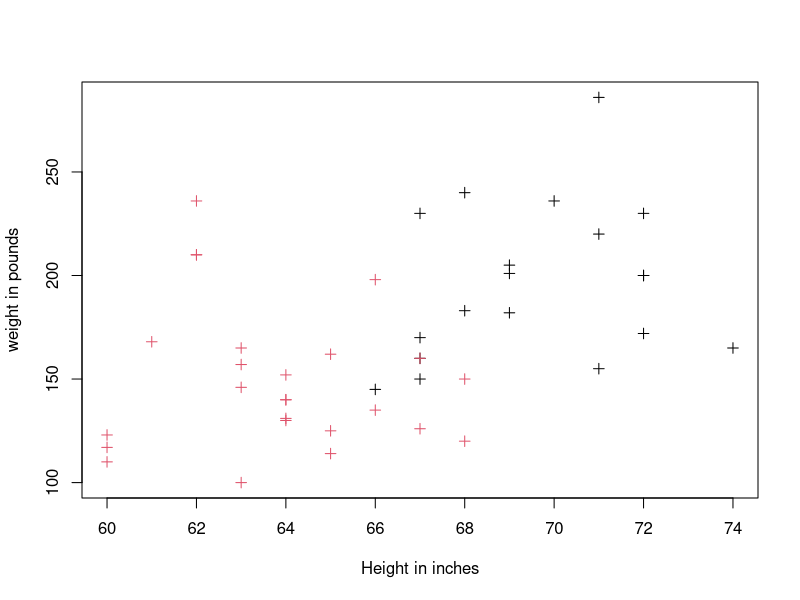
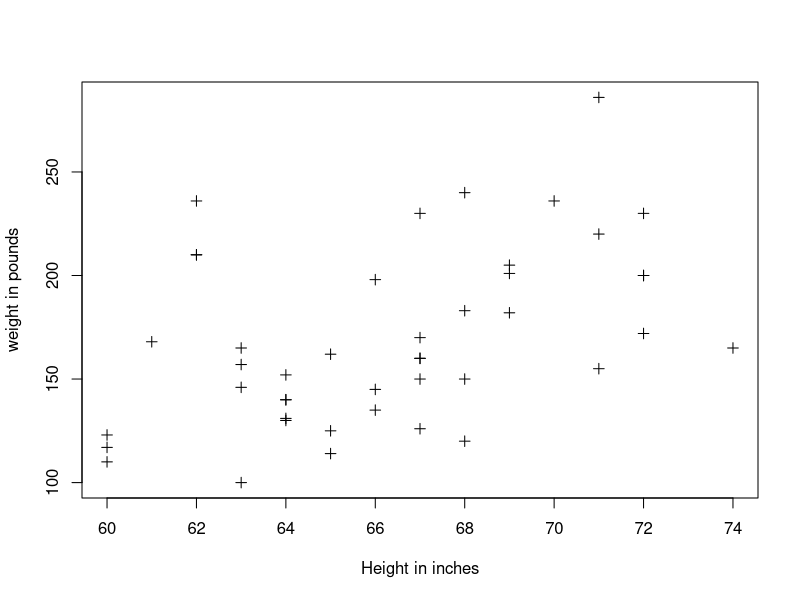
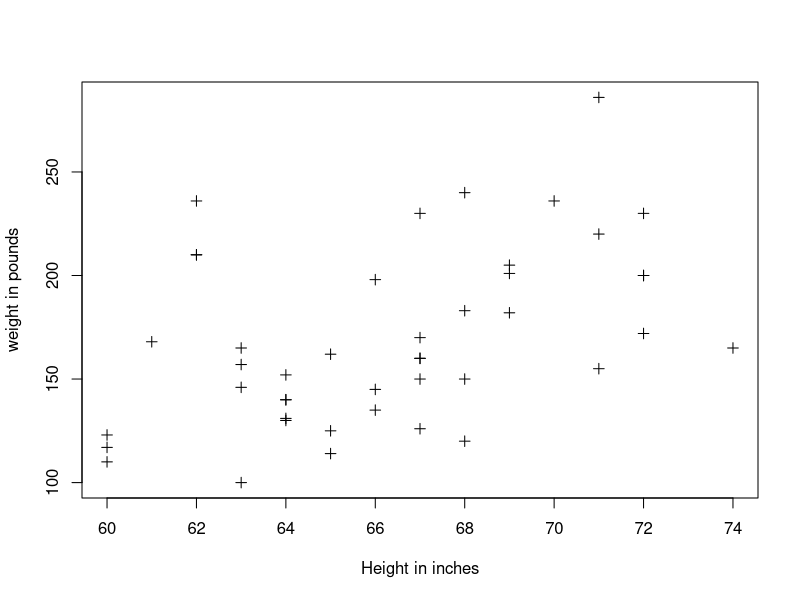
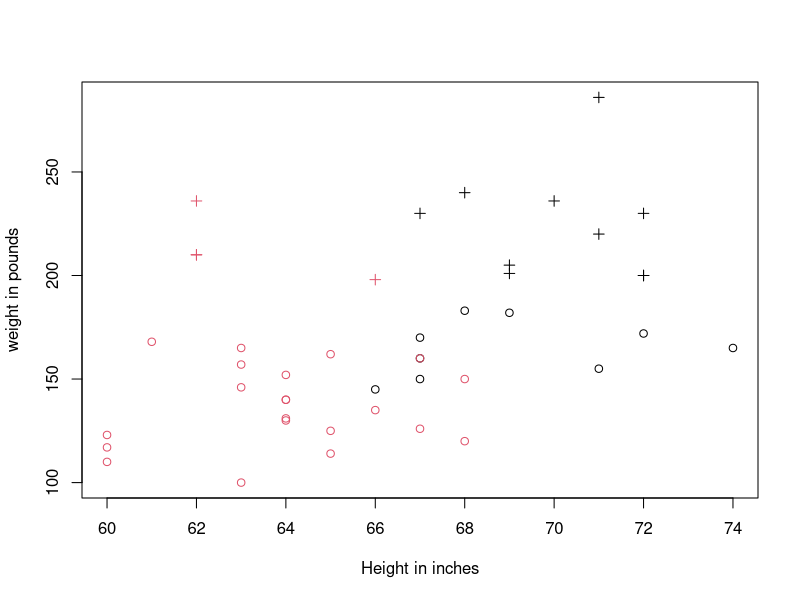
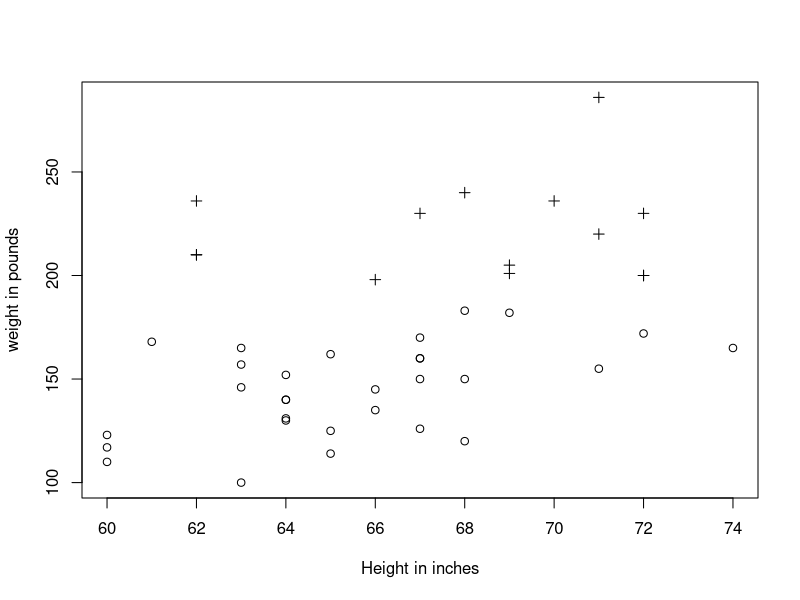
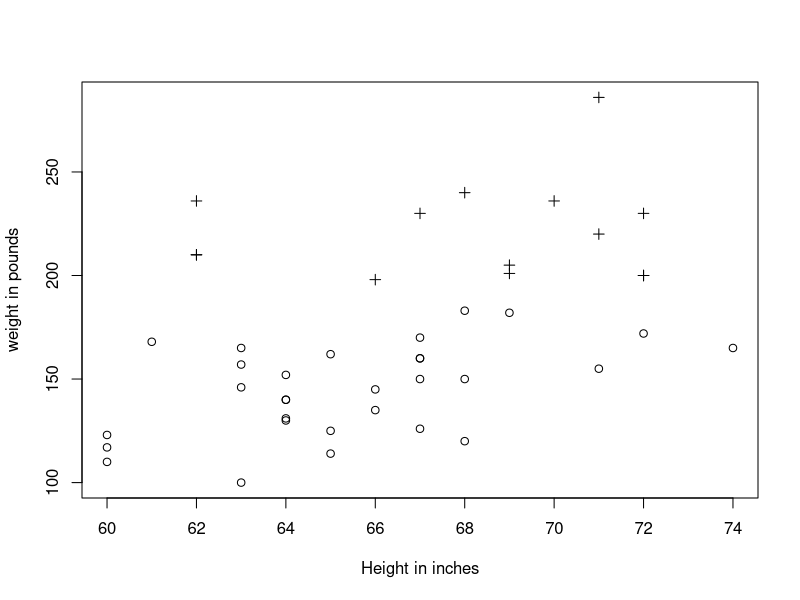
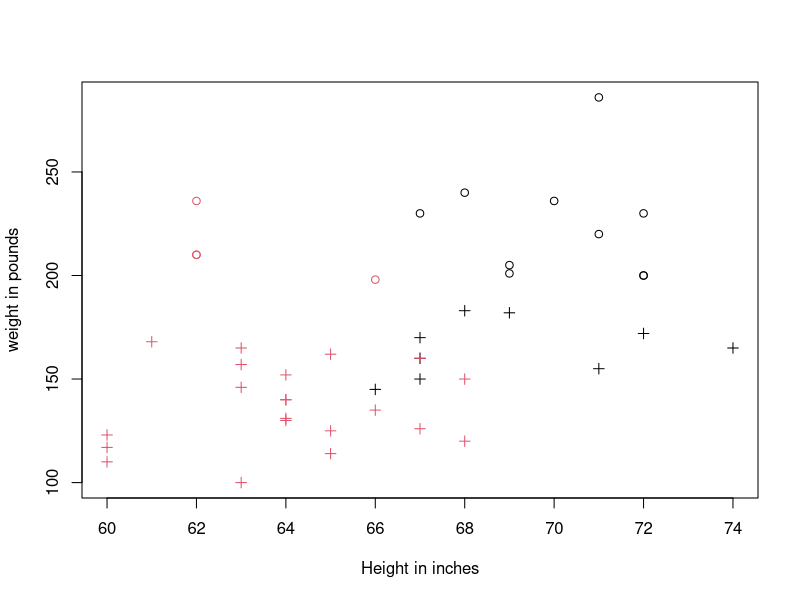
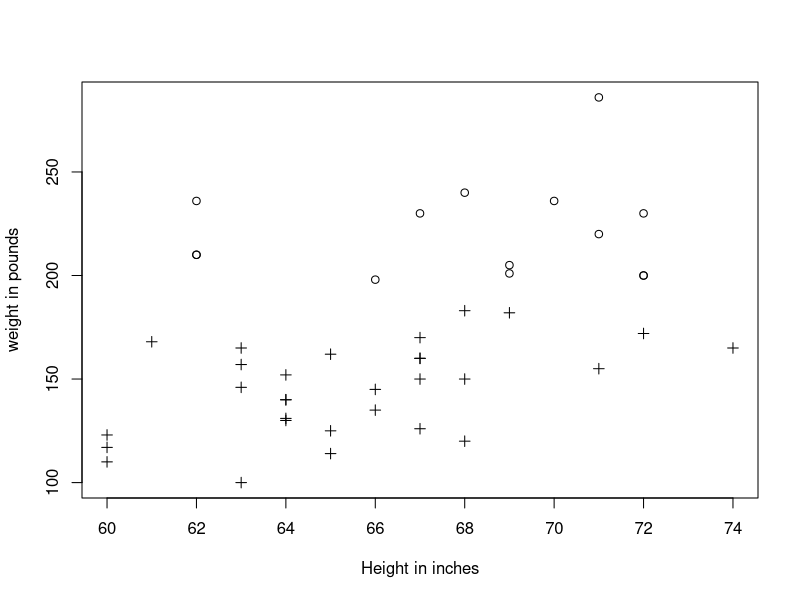

Generate these figures, in order, with R:
data <- read.csv("data.csv")

n <- 50
shw_sampled <- data[sample(1 : nrow(data), n, replace = FALSE),
            c("SEX", "height", "weight")]
shw <- shw_sampled[shw_sampled$weight < 600 & shw_sampled$height < 80, ]

km <- kmeans(shw[, c("height", "weight")], 2, algorithm = "MacQueen")

shw$cluster <- km$cluster

save_images <- function(filename, df, points) {
  x_lab = "Height in inches"
  y_lab = "weight in pounds"
  png(paste(filename, ".png", sep = ""))
  plot(df$height, df$weight,
       pch = points, xlab = x_lab, ylab = y_lab, col = c(1, 2)[shw$SEX])
  dev.off()
  svg(paste(filename, ".svg", sep = ""))
  plot(df$height, df$weight,
       pch = points, xlab = x_lab, ylab = y_lab)
  dev.off()
  pdf(paste(filename, ".pdf", sep = ""))
  plot(df$height, df$weight,
       pch = points, xlab = x_lab, ylab = y_lab)
  dev.off()
}

save_images("c7_before", shw, 3)

save_images("c7_kmeans1", shw, c(1, 3)[shw$cluster])

save_images("c7_kmeans2", shw, c(3, 1)[shw$cluster])

save_images("c7_real", shw, c(1, 3)[shw$SEX])
